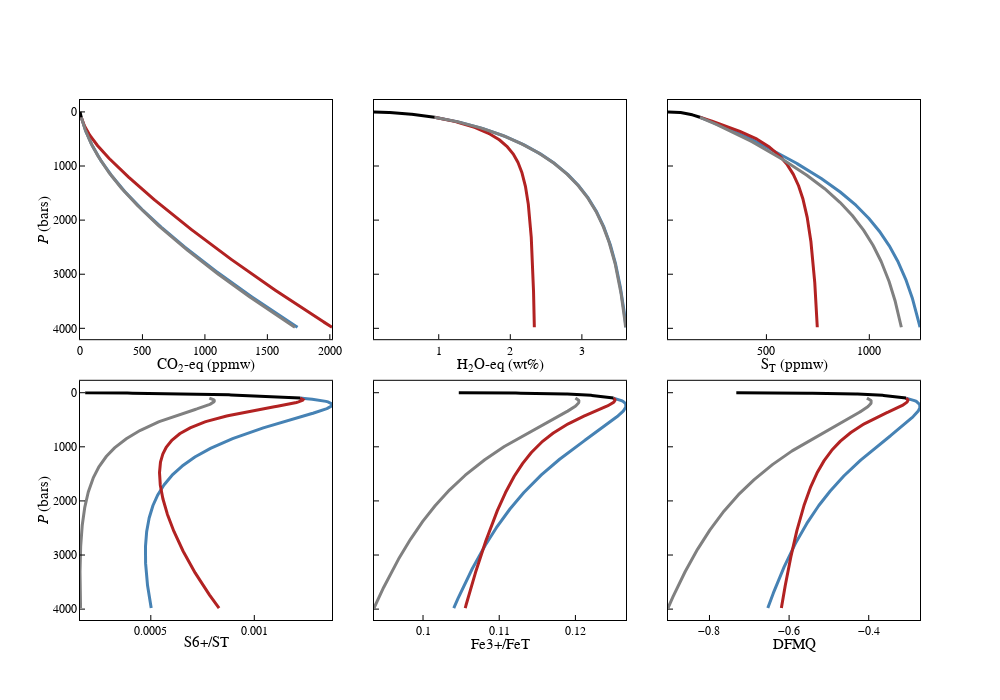

The cell this chart's notebook holds for it:
### Code cell
fig = make_subplots(rows=2, cols=3, shared_yaxes = True, shared_xaxes = False,vertical_spacing=0.08, horizontal_spacing=0.05)

lw = 3
syms = 10
lc1 = "steelblue"
lc2 = "firebrick"
lc3 = "grey"
lc4 = 'black'

data1 = Fuego_regas # 2wt% CO2 initial
data2 = Fuego_regas1 # 1 wt% CO2 initial
data3 = Fuego_regas2 # 0.125 Fe3+/FeT
data4 = Fuego_degas  

r = 1
# P vs. CO2
c = 1
fig.add_trace(go.Scatter(mode = "lines", x=data1['CO2T-eq_ppmw'], y=data1['P_bar'], line_color = lc1, line_width = lw,line_dash = "solid"), row = r, col = c)
fig.add_trace(go.Scatter(mode = "lines", x=data2['CO2T-eq_ppmw'], y=data2['P_bar'], line_color = lc2, line_width = lw, line_dash = "solid"), row = r, col = c)
fig.add_trace(go.Scatter(mode = "lines", x=data3['CO2T-eq_ppmw'], y=data3['P_bar'], line_color = lc3, line_width = lw, line_dash = "solid"), row = r, col = c)
fig.add_trace(go.Scatter(mode = "lines", x=data4['CO2T-eq_ppmw'], y=data4['P_bar'], line_color = lc4, line_width = lw, line_dash = "solid"), row = r, col = c)
fig.update_xaxes(title = "CO<sub>2</sub>-eq (ppmw)", row = r, col = c)
fig.update_yaxes(title = "<i>P</i> (bars)", autorange = 'reversed', row = r, col = c)

# P vs. H2O
c = 2
fig.add_trace(go.Scatter(mode = "lines", x=data1['H2OT-eq_wtpc'], y=data1['P_bar'], line_color = lc1, line_width = lw,line_dash = "solid"), row = r, col = c)
fig.add_trace(go.Scatter(mode = "lines", x=data2['H2OT-eq_wtpc'], y=data2['P_bar'], line_color = lc2, line_width = lw, line_dash = "solid"), row = r, col = c)
fig.add_trace(go.Scatter(mode = "lines", x=data3['H2OT-eq_wtpc'], y=data3['P_bar'], line_color = lc3, line_width = lw, line_dash = "solid"), row = r, col = c)
fig.add_trace(go.Scatter(mode = "lines", x=data4['H2OT-eq_wtpc'], y=data4['P_bar'], line_color = lc4, line_width = lw, line_dash = "solid"), row = r, col = c)
fig.update_xaxes(title = "H<sub>2</sub>O-eq (wt%)", row = r, col = c)

# P vs. S
c = 3
fig.add_trace(go.Scatter(mode = "lines", x=data1['ST_ppmw'], y=data1['P_bar'], line_color = lc1, line_width = lw,line_dash = "solid"), row = r, col = c)
fig.add_trace(go.Scatter(mode = "lines", x=data2['ST_ppmw'], y=data2['P_bar'], line_color = lc2, line_width = lw, line_dash = "solid"), row = r, col = c)
fig.add_trace(go.Scatter(mode = "lines", x=data3['ST_ppmw'], y=data3['P_bar'], line_color = lc3, line_width = lw, line_dash = "solid"), row = r, col = c)
fig.add_trace(go.Scatter(mode = "lines", x=data4['ST_ppmw'], y=data4['P_bar'], line_color = lc4, line_width = lw, line_dash = "solid"), row = r, col = c)
fig.update_xaxes(title = "S<sub>T</sub> (ppmw)", row = r, col = c)

r = 2
# P vs. S6+/ST
c = 1
fig.add_trace(go.Scatter(mode = "lines", x=data1['S6+/ST'], y=data1['P_bar'], line_color = lc1, line_width = lw,line_dash = "solid"), row = r, col = c)
fig.add_trace(go.Scatter(mode = "lines", x=data2['S6+/ST'], y=data2['P_bar'], line_color = lc2, line_width = lw, line_dash = "solid"), row = r, col = c)
fig.add_trace(go.Scatter(mode = "lines", x=data3['S6+/ST'], y=data3['P_bar'], line_color = lc3, line_width = lw, line_dash = "solid"), row = r, col = c)
fig.add_trace(go.Scatter(mode = "lines", x=data4['S6+/ST'], y=data4['P_bar'], line_color = lc4, line_width = lw, line_dash = "solid"), row = r, col = c)
fig.update_xaxes(title = "S6+/ST", row = r, col = c)
fig.update_yaxes(title = "<i>P</i> (bars)", autorange = 'reversed', row = r, col = c)

# P vs. Fe3+/ST
c = 2
fig.add_trace(go.Scatter(mode = "lines", x=data1['Fe3+/FeT'], y=data1['P_bar'], line_color = lc1, line_width = lw,line_dash = "solid"), row = r, col = c)
fig.add_trace(go.Scatter(mode = "lines", x=data2['Fe3+/FeT'], y=data2['P_bar'], line_color = lc2, line_width = lw, line_dash = "solid"), row = r, col = c)
fig.add_trace(go.Scatter(mode = "lines", x=data3['Fe3+/FeT'], y=data3['P_bar'], line_color = lc3, line_width = lw, line_dash = "solid"), row = r, col = c)
fig.add_trace(go.Scatter(mode = "lines", x=data4['Fe3+/FeT'], y=data4['P_bar'], line_color = lc4, line_width = lw, line_dash = "solid"), row = r, col = c)
fig.update_xaxes(title = "Fe3+/FeT", row = r, col = c)

# P vs. DFMQ
c = 3
fig.add_trace(go.Scatter(mode = "lines", x=data1['fO2_DFMQ'], y=data1['P_bar'], line_color = lc1, line_width = lw,line_dash = "solid"), row = r, col = c)
fig.add_trace(go.Scatter(mode = "lines", x=data2['fO2_DFMQ'], y=data2['P_bar'], line_color = lc2, line_width = lw, line_dash = "solid"), row = r, col = c)
fig.add_trace(go.Scatter(mode = "lines", x=data3['fO2_DFMQ'], y=data3['P_bar'], line_color = lc3, line_width = lw, line_dash = "solid"), row = r, col = c)
fig.add_trace(go.Scatter(mode = "lines", x=data4['fO2_DFMQ'], y=data4['P_bar'], line_color = lc4, line_width = lw, line_dash = "solid"), row = r, col = c)
fig.update_xaxes(title = "DFMQ", row = r, col = c)

fig.update_layout(height=700, width=1000, plot_bgcolor='rgb(255,255,255)' , showlegend = False)

fig.update_xaxes(showline=True, linewidth=1, linecolor='black', mirror=True, ticks="inside", ticklen=5, title_standoff = 0, tickcolor="black",title_font=dict(size=15, family='Helvetica', color='black'), tickfont=dict(family='Helvetica', color='black', size=12))
fig.update_yaxes(showline=True, linewidth=1, linecolor='black', mirror=True, ticks="inside", ticklen=5, title_standoff = 0, tickcolor="black",title_font=dict(size=15, family='Helvetica', color='black'), tickfont=dict(family='Helvetica', color='black', size=12))

fig.update_layout(font_family="Helvetica",font_color="black")

fig.show()

### Figure 1 — Plotly figure (JSON) as saved in the notebook; plotly's stock layout.template omitted (floating-point values rounded to 4 significant figures; data arrays with more than 128 entries replaced by an {"elided": "..."} marker saying what was removed)
{"data": [{"line": {"color": "steelblue", "dash": "solid", "width": 3}, "mode": "lines", "type": "scatter", "x": {"elided": "390 float values"}, "xaxis": "x", "y": {"elided": "390 float values"}, "yaxis": "y"}, {"line": {"color": "firebrick", "dash": "solid", "width": 3}, "mode": "lines", "type": "scatter", "x": {"elided": "390 float values"}, "xaxis": "x", "y": {"elided": "390 float values"}, "yaxis": "y"}, {"line": {"color": "grey", "dash": "solid", "width": 3}, "mode": "lines", "type": "scatter", "x": {"elided": "390 float values"}, "xaxis": "x", "y": {"elided": "390 float values"}, "yaxis": "y"}, {"line": {"color": "black", "dash": "solid", "width": 3}, "mode": "lines", "type": "scatter", "x": [10, 9.876, 9.762, 9.648, 9.534, 9.421, 9.308, 9.195, 9.082, 8.97, 8.858, 8.746, 8.634, 8.523, 8.412, 8.301, 8.19, 8.08, 7.969, 7.859, 7.75, 7.64, 7.531, 7.422, 7.313, 7.205, 7.096, 6.988, 6.881, 6.773, 6.666, 6.559, 6.452, 6.346, 6.239, 6.133, 6.028, 5.922, 5.817, 5.712, 5.607, 5.503, 5.399, 5.295, 5.191, 5.088, 4.984, 4.882, 4.779, 4.677, 4.575, 4.473, 4.372, 4.271, 4.17, 4.069, 3.969, 3.869, 3.769, 3.67, 3.571, 3.472, 3.373, 3.275, 3.177, 3.08, 2.982, 2.885, 2.789, 2.692, 2.596, 2.501, 2.406, 2.311, 2.216, 2.122, 2.028, 1.934, 1.841, 1.749, 1.656, 1.564, 1.473, 1.382, 1.291, 1.201, 1.111, 1.022, 0.9327, 0.8444, 0.7566, 0.6694, 0.5828, 0.4968, 0.4115, 0.327, 0.2433, 0.1607, 0.07932, 0.07932], "xaxis": "x", "y": [99.08, 98, 97, 96, 95, 94, 93, 92, 91, 90, 89, 88, 87, 86, 85, 84, 83, 82, 81, 80, 79, 78, 77, 76, 75, 74, 73, 72, 71, 70, 69, 68, 67, 66, 65, 64, 63, 62, 61, 60, 59, 58, 57, 56, 55, 54, 53, 52, 51, 50, 49, 48, 47, 46, 45, 44, 43, 42, 41, 40, 39, 38, 37, 36, 35, 34, 33, 32, 31, 30, 29, 28, 27, 26, 25, 24, 23, 22, 21, 20, 19, 18, 17, 16, 15, 14, 13, 12, 11, 10, 9, 8, 7, 6, 5, 4, 3, 2, 1, 1], "yaxis": "y"}, {"line": {"color": "steelblue", "dash": "solid", "width": 3}, "mode": "lines", "type": "scatter", "x": {"elided": "390 float values"}, "xaxis": "x2", "y": {"elided": "390 float values"}, "yaxis": "y2"}, {"line": {"color": "firebrick", "dash": "solid", "width": 3}, "mode": "lines", "type": "scatter", "x": {"elided": "390 float values"}, "xaxis": "x2", "y": {"elided": "390 float values"}, "yaxis": "y2"}, {"line": {"color": "grey", "dash": "solid", "width": 3}, "mode": "lines", "type": "scatter", "x": {"elided": "390 float values"}, "xaxis": "x2", "y": {"elided": "390 float values"}, "yaxis": "y2"}, {"line": {"color": "black", "dash": "solid", "width": 3}, "mode": "lines", "type": "scatter", "x": [0.94, 0.935, 0.9303, 0.9256, 0.9209, 0.9161, 0.9114, 0.9066, 0.9017, 0.8969, 0.892, 0.8871, 0.8821, 0.8771, 0.8721, 0.8671, 0.862, 0.8569, 0.8518, 0.8466, 0.8414, 0.8362, 0.8309, 0.8256, 0.8203, 0.8149, 0.8094, 0.804, 0.7985, 0.7929, 0.7873, 0.7817, 0.776, 0.7703, 0.7646, 0.7588, 0.7529, 0.747, 0.741, 0.735, 0.729, 0.7229, 0.7167, 0.7105, 0.7042, 0.6978, 0.6914, 0.685, 0.6784, 0.6718, 0.6652, 0.6584, 0.6516, 0.6447, 0.6378, 0.6307, 0.6236, 0.6164, 0.6091, 0.6017, 0.5942, 0.5866, 0.5789, 0.5711, 0.5632, 0.5551, 0.547, 0.5387, 0.5303, 0.5217, 0.513, 0.5041, 0.4951, 0.4859, 0.4765, 0.467, 0.4572, 0.4472, 0.437, 0.4265, 0.4157, 0.4047, 0.3933, 0.3816, 0.3695, 0.357, 0.3441, 0.3306, 0.3166, 0.3018, 0.2864, 0.27, 0.2526, 0.2338, 0.2134, 0.1909, 0.1653, 0.1349, 0.09535, 0.09535], "xaxis": "x2", "y": [99.08, 98, 97, 96, 95, 94, 93, 92, 91, 90, 89, 88, 87, 86, 85, 84, 83, 82, 81, 80, 79, 78, 77, 76, 75, 74, 73, 72, 71, 70, 69, 68, 67, 66, 65, 64, 63, 62, 61, 60, 59, 58, 57, 56, 55, 54, 53, 52, 51, 50, 49, 48, 47, 46, 45, 44, 43, 42, 41, 40, 39, 38, 37, 36, 35, 34, 33, 32, 31, 30, 29, 28, 27, 26, 25, 24, 23, 22, 21, 20, 19, 18, 17, 16, 15, 14, 13, 12, 11, 10, 9, 8, 7, 6, 5, 4, 3, 2, 1, 1], "yaxis": "y2"}, {"line": {"color": "steelblue", "dash": "solid", "width": 3}, "mode": "lines", "type": "scatter", "x": {"elided": "390 float values"}, "xaxis": "x3", "y": {"elided": "390 float values"}, "yaxis": "y3"}, {"line": {"color": "firebrick", "dash": "solid", "width": 3}, "mode": "lines", "type": "scatter", "x": {"elided": "390 float values"}, "xaxis": "x3", "y": {"elided": "390 float values"}, "yaxis": "y3"}, {"line": {"color": "grey", "dash": "solid", "width": 3}, "mode": "lines", "type": "scatter", "x": {"elided": "390 float values"}, "xaxis": "x3", "y": {"elided": "390 float values"}, "yaxis": "y3"}, {"line": {"color": "black", "dash": "solid", "width": 3}, "mode": "lines", "type": "scatter", "x": [177, 176.4, 175.7, 174.9, 174.2, 173.4, 172.7, 171.9, 171.2, 170.4, 169.7, 168.9, 168.2, 167.4, 166.6, 165.8, 165.1, 164.3, 163.5, 162.7, 161.9, 161.1, 160.3, 159.5, 158.7, 157.9, 157.0, 156.2, 155.4, 154.5, 153.7, 152.9, 152.0, 151.1, 150.3, 149.4, 148.5, 147.6, 146.7, 145.8, 144.9, 144.0, 143.1, 142.2, 141.2, 140.3, 139.3, 138.3, 137.4, 136.4, 135.4, 134.4, 133.3, 132.3, 131.3, 130.2, 129.1, 128.0, 126.9, 125.8, 124.7, 123.5, 122.3, 121.1, 119.9, 118.7, 117.4, 116.1, 114.8, 113.5, 112.1, 110.7, 109.2, 107.8, 106.2, 104.7, 103.1, 101.4, 99.7, 97.92, 96.08, 94.17, 92.18, 90.1, 87.91, 85.62, 83.19, 80.62, 77.87, 74.93, 71.74, 68.27, 64.45, 60.17, 55.3, 49.63, 42.8, 34.1, 21.89, 21.89], "xaxis": "x3", "y": [99.08, 98, 97, 96, 95, 94, 93, 92, 91, 90, 89, 88, 87, 86, 85, 84, 83, 82, 81, 80, 79, 78, 77, 76, 75, 74, 73, 72, 71, 70, 69, 68, 67, 66, 65, 64, 63, 62, 61, 60, 59, 58, 57, 56, 55, 54, 53, 52, 51, 50, 49, 48, 47, 46, 45, 44, 43, 42, 41, 40, 39, 38, 37, 36, 35, 34, 33, 32, 31, 30, 29, 28, 27, 26, 25, 24, 23, 22, 21, 20, 19, 18, 17, 16, 15, 14, 13, 12, 11, 10, 9, 8, 7, 6, 5, 4, 3, 2, 1, 1], "yaxis": "y3"}, {"line": {"color": "steelblue", "dash": "solid", "width": 3}, "mode": "lines", "type": "scatter", "x": {"elided": "390 float values"}, "xaxis": "x4", "y": {"elided": "390 float values"}, "yaxis": "y4"}, {"line": {"color": "firebrick", "dash": "solid", "width": 3}, "mode": "lines", "type": "scatter", "x": {"elided": "390 float values"}, "xaxis": "x4", "y": {"elided": "390 float values"}, "yaxis": "y4"}, {"line": {"color": "grey", "dash": "solid", "width": 3}, "mode": "lines", "type": "scatter", "x": {"elided": "390 float values"}, "xaxis": "x4", "y": {"elided": "390 float values"}, "yaxis": "y4"}, {"line": {"color": "black", "dash": "solid", "width": 3}, "mode": "lines", "type": "scatter", "x": [0.001222, 0.001216, 0.001213, 0.001209, 0.001206, 0.001202, 0.001198, 0.001195, 0.001191, 0.001187, 0.001183, 0.001179, 0.001175, 0.001171, 0.001167, 0.001162, 0.001158, 0.001154, 0.001149, 0.001145, 0.00114, 0.001135, 0.00113, 0.001125, 0.00112, 0.001115, 0.00111, 0.001105, 0.0011, 0.001094, 0.001089, 0.001083, 0.001077, 0.001072, 0.001066, 0.00106, 0.001054, 0.001047, 0.001041, 0.001035, 0.001028, 0.001021, 0.001015, 0.001008, 0.001001, 0.0009935, 0.0009862, 0.0009788, 0.0009712, 0.0009635, 0.0009557, 0.0009477, 0.0009395, 0.0009312, 0.0009227, 0.0009141, 0.0009052, 0.0008962, 0.0008871, 0.0008777, 0.0008681, 0.0008584, 0.0008484, 0.0008383, 0.0008279, 0.0008172, 0.0008064, 0.0007953, 0.0007839, 0.0007723, 0.0007604, 0.0007482, 0.0007357, 0.0007229, 0.0007098, 0.0006963, 0.0006825, 0.0006683, 0.0006536, 0.0006386, 0.0006231, 0.0006072, 0.0005907, 0.0005737, 0.0005561, 0.0005378, 0.0005189, 0.0004992, 0.0004787, 0.0004573, 0.0004348, 0.0004112, 0.0003862, 0.0003596, 0.0003312, 0.0003004, 0.0002665, 0.0002282, 0.000183, 0.0001836], "xaxis": "x4", "y": [99.08, 98, 97, 96, 95, 94, 93, 92, 91, 90, 89, 88, 87, 86, 85, 84, 83, 82, 81, 80, 79, 78, 77, 76, 75, 74, 73, 72, 71, 70, 69, 68, 67, 66, 65, 64, 63, 62, 61, 60, 59, 58, 57, 56, 55, 54, 53, 52, 51, 50, 49, 48, 47, 46, 45, 44, 43, 42, 41, 40, 39, 38, 37, 36, 35, 34, 33, 32, 31, 30, 29, 28, 27, 26, 25, 24, 23, 22, 21, 20, 19, 18, 17, 16, 15, 14, 13, 12, 11, 10, 9, 8, 7, 6, 5, 4, 3, 2, 1, 1], "yaxis": "y4"}, {"line": {"color": "steelblue", "dash": "solid", "width": 3}, "mode": "lines", "type": "scatter", "x": {"elided": "390 float values"}, "xaxis": "x5", "y": {"elided": "390 float values"}, "yaxis": "y5"}, {"line": {"color": "firebrick", "dash": "solid", "width": 3}, "mode": "lines", "type": "scatter", "x": {"elided": "390 float values"}, "xaxis": "x5", "y": {"elided": "390 float values"}, "yaxis": "y5"}, {"line": {"color": "grey", "dash": "solid", "width": 3}, "mode": "lines", "type": "scatter", "x": {"elided": "390 float values"}, "xaxis": "x5", "y": {"elided": "390 float values"}, "yaxis": "y5"}, {"line": {"color": "black", "dash": "solid", "width": 3}, "mode": "lines", "type": "scatter", "x": [0.125, 0.1249, 0.1249, 0.1249, 0.1248, 0.1248, 0.1248, 0.1247, 0.1247, 0.1246, 0.1246, 0.1246, 0.1245, 0.1245, 0.1244, 0.1244, 0.1243, 0.1243, 0.1242, 0.1242, 0.1242, 0.1241, 0.1241, 0.124, 0.1239, 0.1239, 0.1238, 0.1238, 0.1237, 0.1237, 0.1236, 0.1235, 0.1235, 0.1234, 0.1233, 0.1233, 0.1232, 0.1231, 0.1231, 0.123, 0.1229, 0.1228, 0.1228, 0.1227, 0.1226, 0.1225, 0.1224, 0.1223, 0.1223, 0.1222, 0.1221, 0.122, 0.1219, 0.1218, 0.1217, 0.1216, 0.1214, 0.1213, 0.1212, 0.1211, 0.121, 0.1208, 0.1207, 0.1206, 0.1204, 0.1203, 0.1201, 0.12, 0.1198, 0.1196, 0.1195, 0.1193, 0.1191, 0.1189, 0.1187, 0.1185, 0.1183, 0.118, 0.1178, 0.1175, 0.1173, 0.117, 0.1167, 0.1164, 0.116, 0.1157, 0.1153, 0.1149, 0.1144, 0.1139, 0.1134, 0.1128, 0.1122, 0.1114, 0.1106, 0.1096, 0.1084, 0.1068, 0.1047, 0.1047], "xaxis": "x5", "y": [99.08, 98, 97, 96, 95, 94, 93, 92, 91, 90, 89, 88, 87, 86, 85, 84, 83, 82, 81, 80, 79, 78, 77, 76, 75, 74, 73, 72, 71, 70, 69, 68, 67, 66, 65, 64, 63, 62, 61, 60, 59, 58, 57, 56, 55, 54, 53, 52, 51, 50, 49, 48, 47, 46, 45, 44, 43, 42, 41, 40, 39, 38, 37, 36, 35, 34, 33, 32, 31, 30, 29, 28, 27, 26, 25, 24, 23, 22, 21, 20, 19, 18, 17, 16, 15, 14, 13, 12, 11, 10, 9, 8, 7, 6, 5, 4, 3, 2, 1, 1], "yaxis": "y5"}, {"line": {"color": "steelblue", "dash": "solid", "width": 3}, "mode": "lines", "type": "scatter", "x": {"elided": "390 float values"}, "xaxis": "x6", "y": {"elided": "390 float values"}, "yaxis": "y6"}, {"line": {"color": "firebrick", "dash": "solid", "width": 3}, "mode": "lines", "type": "scatter", "x": {"elided": "390 float values"}, "xaxis": "x6", "y": {"elided": "390 float values"}, "yaxis": "y6"}, {"line": {"color": "grey", "dash": "solid", "width": 3}, "mode": "lines", "type": "scatter", "x": {"elided": "390 float values"}, "xaxis": "x6", "y": {"elided": "390 float values"}, "yaxis": "y6"}, {"line": {"color": "black", "dash": "solid", "width": 3}, "mode": "lines", "type": "scatter", "x": [-0.3063, -0.3074, -0.3081, -0.3088, -0.3096, -0.3103, -0.3111, -0.3118, -0.3126, -0.3134, -0.3142, -0.3151, -0.3159, -0.3168, -0.3176, -0.3185, -0.3194, -0.3204, -0.3213, -0.3223, -0.3233, -0.3243, -0.3253, -0.3263, -0.3274, -0.3285, -0.3296, -0.3307, -0.3318, -0.333, -0.3342, -0.3354, -0.3367, -0.338, -0.3393, -0.3406, -0.342, -0.3433, -0.3448, -0.3462, -0.3477, -0.3492, -0.3508, -0.3524, -0.354, -0.3557, -0.3574, -0.3592, -0.361, -0.3628, -0.3647, -0.3666, -0.3686, -0.3707, -0.3728, -0.375, -0.3772, -0.3795, -0.3818, -0.3843, -0.3868, -0.3894, -0.392, -0.3948, -0.3976, -0.4006, -0.4036, -0.4068, -0.41, -0.4134, -0.4169, -0.4206, -0.4244, -0.4283, -0.4325, -0.4368, -0.4413, -0.446, -0.451, -0.4562, -0.4617, -0.4675, -0.4737, -0.4802, -0.4872, -0.4946, -0.5026, -0.5112, -0.5205, -0.5307, -0.5419, -0.5543, -0.5682, -0.5839, -0.6021, -0.6237, -0.6501, -0.6842, -0.7326, -0.7326], "xaxis": "x6", "y": [99.08, 98, 97, 96, 95, 94, 93, 92, 91, 90, 89, 88, 87, 86, 85, 84, 83, 82, 81, 80, 79, 78, 77, 76, 75, 74, 73, 72, 71, 70, 69, 68, 67, 66, 65, 64, 63, 62, 61, 60, 59, 58, 57, 56, 55, 54, 53, 52, 51, 50, 49, 48, 47, 46, 45, 44, 43, 42, 41, 40, 39, 38, 37, 36, 35, 34, 33, 32, 31, 30, 29, 28, 27, 26, 25, 24, 23, 22, 21, 20, 19, 18, 17, 16, 15, 14, 13, 12, 11, 10, 9, 8, 7, 6, 5, 4, 3, 2, 1, 1], "yaxis": "y6"}], "layout": {"font": {"color": "black", "family": "Helvetica"}, "height": 700, "plot_bgcolor": "rgb(255,255,255)", "showlegend": false, "width": 1000, "xaxis": {"anchor": "y", "domain": [0, 0.3], "linecolor": "black", "linewidth": 1, "mirror": true, "showline": true, "tickcolor": "black", "tickfont": {"color": "black", "family": "Helvetica", "size": 12}, "ticklen": 5, "ticks": "inside", "title": {"font": {"color": "black", "family": "Helvetica", "size": 15}, "standoff": 0, "text": "CO<sub>2</sub>-eq (ppmw)"}}, "xaxis2": {"anchor": "y2", "domain": [0.35, 0.65], "linecolor": "black", "linewidth": 1, "mirror": true, "showline": true, "tickcolor": "black", "tickfont": {"color": "black", "family": "Helvetica", "size": 12}, "ticklen": 5, "ticks": "inside", "title": {"font": {"color": "black", "family": "Helvetica", "size": 15}, "standoff": 0, "text": "H<sub>2</sub>O-eq (wt%)"}}, "xaxis3": {"anchor": "y3", "domain": [0.7, 1], "linecolor": "black", "linewidth": 1, "mirror": true, "showline": true, "tickcolor": "black", "tickfont": {"color": "black", "family": "Helvetica", "size": 12}, "ticklen": 5, "ticks": "inside", "title": {"font": {"color": "black", "family": "Helvetica", "size": 15}, "standoff": 0, "text": "S<sub>T</sub> (ppmw)"}}, "xaxis4": {"anchor": "y4", "domain": [0, 0.3], "linecolor": "black", "linewidth": 1, "mirror": true, "showline": true, "tickcolor": "black", "tickfont": {"color": "black", "family": "Helvetica", "size": 12}, "ticklen": 5, "ticks": "inside", "title": {"font": {"color": "black", "family": "Helvetica", "size": 15}, "standoff": 0, "text": "S6+/ST"}}, "xaxis5": {"anchor": "y5", "domain": [0.35, 0.65], "linecolor": "black", "linewidth": 1, "mirror": true, "showline": true, "tickcolor": "black", "tickfont": {"color": "black", "family": "Helvetica", "size": 12}, "ticklen": 5, "ticks": "inside", "title": {"font": {"color": "black", "family": "Helvetica", "size": 15}, "standoff": 0, "text": "Fe3+/FeT"}}, "xaxis6": {"anchor": "y6", "domain": [0.7, 1], "linecolor": "black", "linewidth": 1, "mirror": true, "showline": true, "tickcolor": "black", "tickfont": {"color": "black", "family": "Helvetica", "size": 12}, "ticklen": 5, "ticks": "inside", "title": {"font": {"color": "black", "family": "Helvetica", "size": 15}, "standoff": 0, "text": "DFMQ"}}, "yaxis": {"anchor": "x", "autorange": "reversed", "domain": [0.54, 1], "linecolor": "black", "linewidth": 1, "mirror": true, "showline": true, "tickcolor": "black", "tickfont": {"color": "black", "family": "Helvetica", "size": 12}, "ticklen": 5, "ticks": "inside", "title": {"font": {"color": "black", "family": "Helvetica", "size": 15}, "standoff": 0, "text": "<i>P</i> (bars)"}}, "yaxis2": {"anchor": "x2", "domain": [0.54, 1], "linecolor": "black", "linewidth": 1, "matches": "y", "mirror": true, "showline": true, "showticklabels": false, "tickcolor": "black", "tickfont": {"color": "black", "family": "Helvetica", "size": 12}, "ticklen": 5, "ticks": "inside", "title": {"font": {"color": "black", "family": "Helvetica", "size": 15}, "standoff": 0}}, "yaxis3": {"anchor": "x3", "domain": [0.54, 1], "linecolor": "black", "linewidth": 1, "matches": "y", "mirror": true, "showline": true, "showticklabels": false, "tickcolor": "black", "tickfont": {"color": "black", "family": "Helvetica", "size": 12}, "ticklen": 5, "ticks": "inside", "title": {"font": {"color": "black", "family": "Helvetica", "size": 15}, "standoff": 0}}, "yaxis4": {"anchor": "x4", "autorange": "reversed", "domain": [0, 0.46], "linecolor": "black", "linewidth": 1, "mirror": true, "showline": true, "tickcolor": "black", "tickfont": {"color": "black", "family": "Helvetica", "size": 12}, "ticklen": 5, "ticks": "inside", "title": {"font": {"color": "black", "family": "Helvetica", "size": 15}, "standoff": 0, "text": "<i>P</i> (bars)"}}, "yaxis5": {"anchor": "x5", "domain": [0, 0.46], "linecolor": "black", "linewidth": 1, "matches": "y4", "mirror": true, "showline": true, "showticklabels": false, "tickcolor": "black", "tickfont": {"color": "black", "family": "Helvetica", "size": 12}, "ticklen": 5, "ticks": "inside", "title": {"font": {"color": "black", "family": "Helvetica", "size": 15}, "standoff": 0}}, "yaxis6": {"anchor": "x6", "domain": [0, 0.46], "linecolor": "black", "linewidth": 1, "matches": "y4", "mirror": true, "showline": true, "showticklabels": false, "tickcolor": "black", "tickfont": {"color": "black", "family": "Helvetica", "size": 12}, "ticklen": 5, "ticks": "inside", "title": {"font": {"color": "black", "family": "Helvetica", "size": 15}, "standoff": 0}}}}
